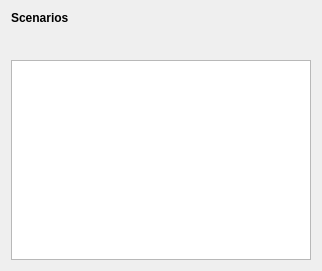
             <widget class="QWidget" name="scenarioTab">
              <attribute name="title">
               <string>5 - Scenarios</string>
              </attribute>
              <layout class="QGridLayout" name="gridLayout_16">
               <item row="1" column="0">
                <widget class="QFrame" name="frame_11">
                 <property name="sizePolicy">
                  <sizepolicy hsizetype="Expanding" vsizetype="Expanding">
                   <horstretch>0</horstretch>
                   <verstretch>0</verstretch>
                  </sizepolicy>
                 </property>
                 <property name="frameShape">
                  <enum>QFrame::NoFrame</enum>
                 </property>
                 <property name="frameShadow">
                  <enum>QFrame::Raised</enum>
                 </property>
                 <layout class="QVBoxLayout" name="verticalLayout">
                  <property name="leftMargin">
                   <number>0</number>
                  </property>
                  <property name="topMargin">
                   <number>0</number>
                  </property>
                  <property name="rightMargin">
                   <number>0</number>
                  </property>
                  <property name="bottomMargin">
                   <number>0</number>
                  </property>
                  <item>
                   <widget class="QLabel" name="label_31">
                    <property name="sizePolicy">
                     <sizepolicy hsizetype="Fixed" vsizetype="Fixed">
                      <horstretch>0</horstretch>
                      <verstretch>0</verstretch>
                     </sizepolicy>
                    </property>
                    <property name="font">
                     <font>
                      <pointsize>9</pointsize>
                      <weight>75</weight>
                      <bold>true</bold>
                     </font>
                    </property>
                    <property name="text">
                     <string>Scenarios</string>
                    </property>
                   </widget>
                  </item>
                  <item>
                   <widget class="QFrame" name="frame_6">
                    <property name="sizePolicy">
                     <sizepolicy hsizetype="Expanding" vsizetype="Fixed">
                      <horstretch>0</horstretch>
                      <verstretch>0</verstretch>
                     </sizepolicy>
                    </property>
                    <property name="minimumSize">
                     <size>
                      <width>0</width>
                      <height>23</height>
                     </size>
                    </property>
                    <property name="maximumSize">
                     <size>
                      <width>16777215</width>
                      <height>23</height>
                     </size>
                    </property>
                    <property name="frameShape">
                     <enum>QFrame::NoFrame</enum>
                    </property>
                    <property name="frameShadow">
                     <enum>QFrame::Raised</enum>
                    </property>
                    <layout class="QHBoxLayout" name="horizontalLayout">
                     <property name="leftMargin">
                      <number>0</number>
                     </property>
                     <property name="topMargin">
                      <number>0</number>
                     </property>
                     <property name="rightMargin">
                      <number>0</number>
                     </property>
                     <property name="bottomMargin">
                      <number>0</number>
                     </property>
                     <item>
                      <spacer name="horizontalSpacer_6">
                       <property name="orientation">
                        <enum>Qt::Horizontal</enum>
                       </property>
                       <property name="sizeType">
                        <enum>QSizePolicy::Expanding</enum>
                       </property>
                       <property name="sizeHint" stdset="0">
                        <size>
                         <width>55</width>
                         <height>20</height>
                        </size>
                       </property>
                      </spacer>
                     </item>
                     <item>
                      <widget class="QToolButton" name="scenarioAdd">
                       <property name="sizePolicy">
                        <sizepolicy hsizetype="Fixed" vsizetype="Fixed">
                         <horstretch>0</horstretch>
                         <verstretch>0</verstretch>
                        </sizepolicy>
                       </property>
                       <property name="minimumSize">
                        <size>
                         <width>25</width>
                         <height>25</height>
                        </size>
                       </property>
                       <property name="toolTip">
                        <string>Add scenario</string>
                       </property>
                       <property name="text">
                        <string/>
                       </property>
                       <property name="icon">
                        <iconset>
                         <normaloff>../icons/mActionAdd.svg</normaloff>../icons/mActionAdd.svg</iconset>
                       </property>
                       <property name="autoRaise">
                        <bool>true</bool>
                       </property>
                      </widget>
                     </item>
                     <item>
                      <widget class="QToolButton" name="scenarioRemove">
                       <property name="sizePolicy">
                        <sizepolicy hsizetype="Fixed" vsizetype="Fixed">
                         <horstretch>0</horstretch>
                         <verstretch>0</verstretch>
                        </sizepolicy>
                       </property>
                       <property name="minimumSize">
                        <size>
                         <width>25</width>
                         <height>25</height>
                        </size>
                       </property>
                       <property name="toolTip">
                        <string>Delete selected scenario</string>
                       </property>
                       <property name="text">
                        <string/>
                       </property>
                       <property name="icon">
                        <iconset>
                         <normaloff>:/plugins/MitiConnect/icons/mActionDeleteSelected.svg</normaloff>:/plugins/MitiConnect/icons/mActionDeleteSelected.svg</iconset>
                       </property>
                       <property name="autoRaise">
                        <bool>true</bool>
                       </property>
                      </widget>
                     </item>
                     <item>
                      <widget class="QToolButton" name="scenarioUp">
                       <property name="sizePolicy">
                        <sizepolicy hsizetype="Fixed" vsizetype="Fixed">
                         <horstretch>0</horstretch>
                         <verstretch>0</verstretch>
                        </sizepolicy>
                       </property>
                       <property name="minimumSize">
                        <size>
                         <width>25</width>
                         <height>25</height>
                        </size>
                       </property>
                       <property name="maximumSize">
                        <size>
                         <width>50</width>
                         <height>50</height>
                        </size>
                       </property>
                       <property name="toolTip">
                        <string>Upgrade scenario</string>
                       </property>
                       <property name="text">
                        <string/>
                       </property>
                       <property name="icon">
                        <iconset>
                         <normaloff>:/plugins/MitiConnect/icons/up-arrow.png</normaloff>:/plugins/MitiConnect/icons/up-arrow.png</iconset>
                       </property>
                       <property name="autoRaise">
                        <bool>true</bool>
                       </property>
                      </widget>
                     </item>
                     <item>
                      <widget class="QToolButton" name="scenarioDown">
                       <property name="sizePolicy">
                        <sizepolicy hsizetype="Fixed" vsizetype="Fixed">
                         <horstretch>0</horstretch>
                         <verstretch>0</verstretch>
                        </sizepolicy>
                       </property>
                       <property name="minimumSize">
                        <size>
                         <width>25</width>
                         <height>25</height>
                        </size>
                       </property>
                       <property name="maximumSize">
                        <size>
                         <width>50</width>
                         <height>50</height>
                        </size>
                       </property>
                       <property name="toolTip">
                        <string>Downgrade scenario</string>
                       </property>
                       <property name="text">
                        <string/>
                       </property>
                       <property name="icon">
                        <iconset>
                         <normaloff>:/plugins/MitiConnect/icons/down-arrow.png</normaloff>:/plugins/MitiConnect/icons/down-arrow.png</iconset>
                       </property>
                       <property name="autoRaise">
                        <bool>true</bool>
                       </property>
                      </widget>
                     </item>
                    </layout>
                   </widget>
                  </item>
                  <item>
                   <widget class="QTableView" name="scenarioView">
                    <property name="sizePolicy">
                     <sizepolicy hsizetype="Expanding" vsizetype="MinimumExpanding">
                      <horstretch>0</horstretch>
                      <verstretch>0</verstretch>
                     </sizepolicy>
                    </property>
                    <property name="minimumSize">
                     <size>
                      <width>300</width>
                      <height>200</height>
                     </size>
                    </property>
                    <property name="editTriggers">
                     <set>QAbstractItemView::NoEditTriggers</set>
                    </property>
                    <property name="dragEnabled">
                     <bool>true</bool>
                    </property>
                    <property name="alternatingRowColors">
                     <bool>true</bool>
                    </property>
                    <property name="selectionBehavior">
                     <enum>QAbstractItemView::SelectRows</enum>
                    </property>
                    <property name="sortingEnabled">
                     <bool>true</bool>
                    </property>
                   </widget>
                  </item>
                 </layout>
                </widget>
               </item>
              </layout>
             </widget>
